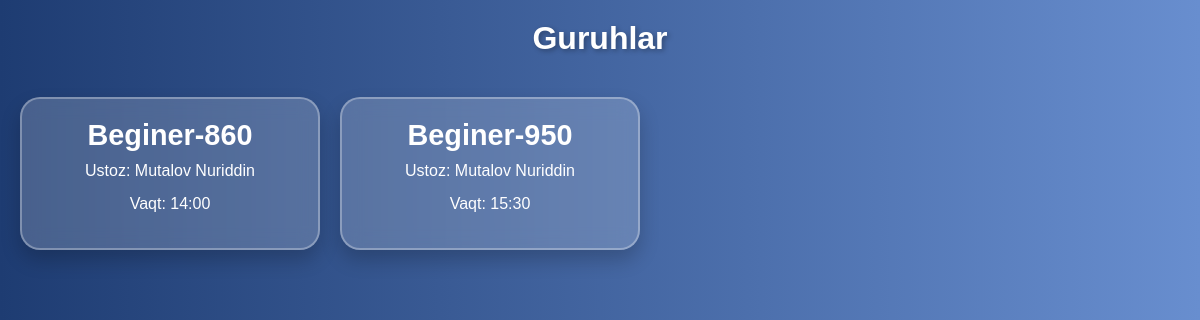
Page /dashboard/ (signed in) on the earlier database version.
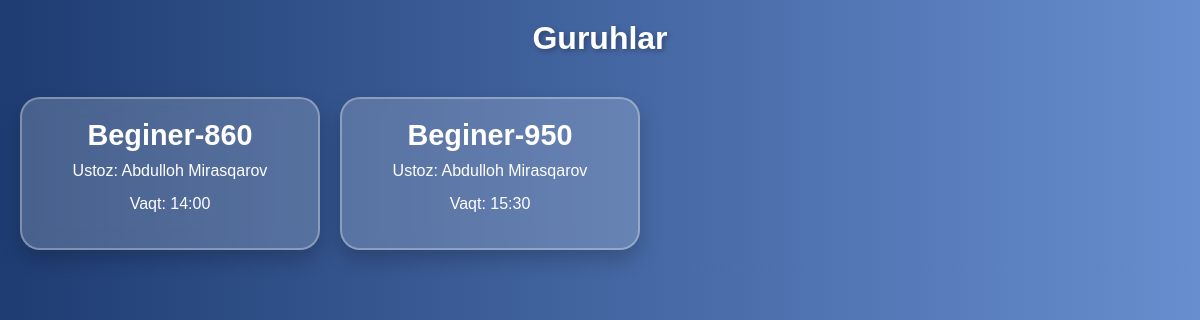
Same page on the later database version.
### accounts/models.py (models this page shows, shortened)
class Group(models.Model):
    name = models.CharField(max_length=100)
    time = models.CharField(max_length=30)
    teacher = models.CharField(max_length=100)

### accounts/views.py (the view)
# urls.py: path('dashboard/', group_list, name='group_list'),
def group_list(request):
    user_id = request.session.get('user_id')  # Sessiyadan foydalanuvchi ID ni olish
    if not user_id:
        return redirect('login')  # Sessiya mavjud emas
    user = User.objects.filter(id=user_id).first()  # Foydalanuvchini olish
    if not user:
        request.session.flush()  # Yaroqsiz sessiya tozalanadi
        return redirect('login')
    if user.is_admin:
        groups = Group.objects.all()  # Barcha guruhlarni olish
        return render(request, 'group_dashboard.html', {'groups': groups})
    return redirect('login')

### templates/group_dashboard.html (shortened to what this page needs)
{% load static %}
<!DOCTYPE html>
<html lang="en">
<head>
</head>
<body>
    <h1>Guruhlar</h1>
    <div class="card-container">
        {% for group in groups %}
        <a href="{% url 'group_students' group.id %}">
            <div class="card">
                <h2>{{ group.name }}</h2>
                <p>Ustoz: {{ group.teacher }}</p>
                <p>Vaqt: {{ group.time }}</p>
            </div>
        </a>
        {% endfor %}
    </div>
</body>
</html>

Differences in the rows shown:
changed Group "Beginer-860": teacher "Mutalov Nuriddin" → "Abdulloh Mirasqarov"
changed Group "Beginer-950": teacher "Mutalov Nuriddin" → "Abdulloh Mirasqarov"
